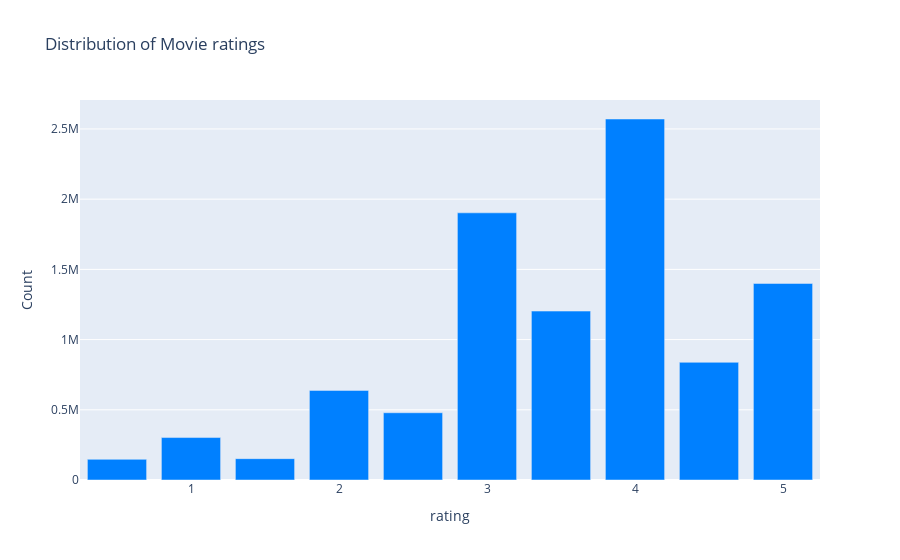

The code cell stored with this chart in its notebook:
### Markdown cell above
##  &#128202; 1. Ratings
#### i) Since we want to check the number of ratings people did, let add a column named, 'Number of rating'

### Code cell
# Creating a plot for the movie ratings
data = df_full_movies['rating'].value_counts().sort_index(ascending=False)
trace = go.Bar(x=data.index,
               y=data.values,
               marker=dict(color='#0080ff'))
layout = dict(title='Distribution of Movie ratings'.format(df_full_movies.shape[0]),
              xaxis=dict(title='rating'),
              yaxis=dict(title='Count'))
fig = go.Figure(data=[trace], layout=layout)
iplot(fig)

### Figure 1 — Plotly figure (JSON) as saved in the notebook; plotly's stock layout.template omitted (floating-point values rounded to 4 significant figures)
{"data": [{"marker": {"color": "#0080ff"}, "type": "bar", "x": [5, 4.5, 4, 3.5, 3, 2.5, 2, 1.5, 1, 0.5], "y": [1399697, 838158, 2570958, 1202996, 1902667, 478926, 638178, 151882, 302320, 147249]}], "layout": {"title": {"text": "Distribution of Movie ratings"}, "xaxis": {"title": {"text": "rating"}}, "yaxis": {"title": {"text": "Count"}}}}
